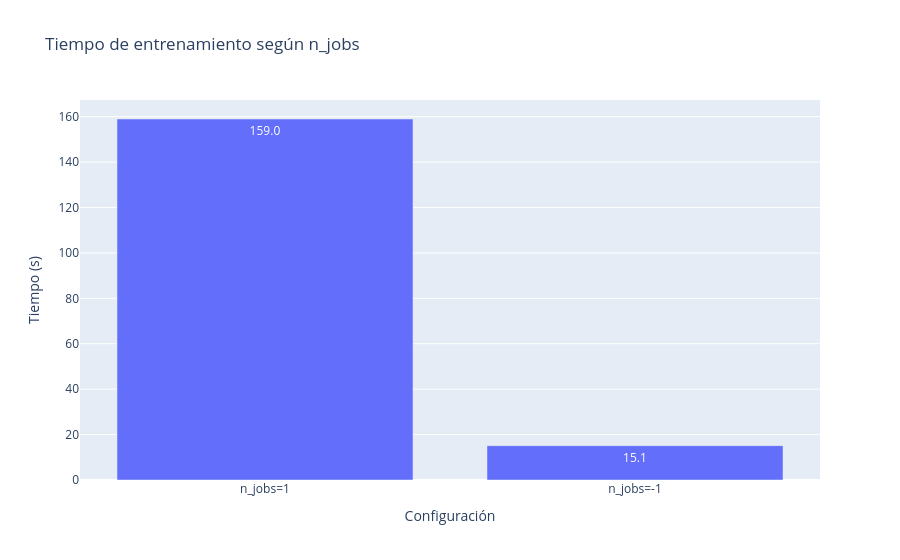
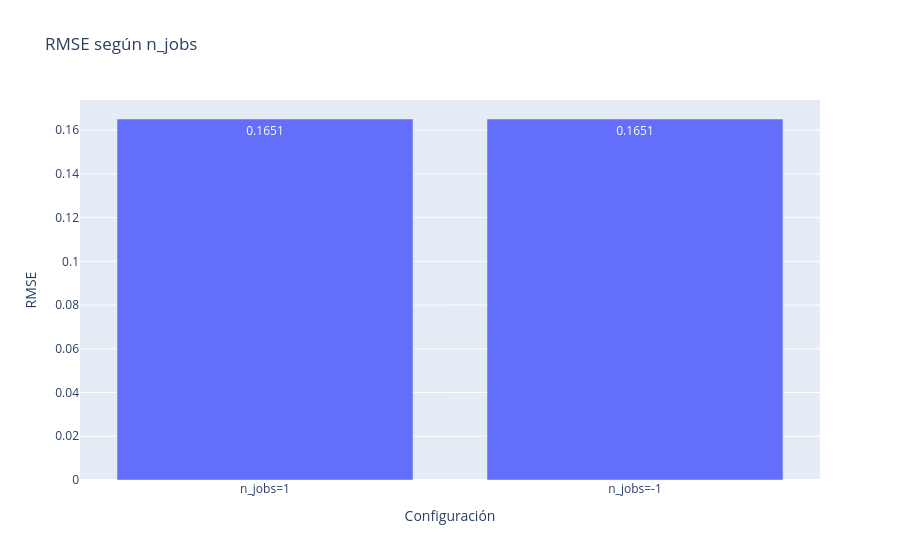

The cell these charts' notebook holds for them, in order:
### Code cell
# Gráficos de tiempos y RMSE
df_perf = pd.DataFrame(
    {
        "configuracion": ["n_jobs=1", "n_jobs=-1"],
        "tiempo_s": [time_1job, time_all_jobs],
        "rmse": [rmse_1, rmse_all],
    }
)

px.bar(
    df_perf,
    x="configuracion",
    y="tiempo_s",
    title="Tiempo de entrenamiento según n_jobs",
    labels={"tiempo_s": "Tiempo (s)", "configuracion": "Configuración"},
    text_auto=".1f",
).show()

px.bar(
    df_perf,
    x="configuracion",
    y="rmse",
    title="RMSE según n_jobs",
    labels={"rmse": "RMSE", "configuracion": "Configuración"},
    text_auto=".4f",
).show()

### Figure 1 — Plotly figure (JSON) as saved in the notebook; plotly's stock layout.template omitted (floating-point values rounded to 4 significant figures)
{"data": [{"hovertemplate": "Configuración=%{x}<br>Tiempo (s)=%{y}<extra></extra>", "legendgroup": "", "marker": {"color": "#636efa", "pattern": {"shape": ""}}, "name": "", "orientation": "v", "showlegend": false, "textposition": "auto", "texttemplate": "%{y:.1f}", "type": "bar", "x": ["n_jobs=1", "n_jobs=-1"], "xaxis": "x", "y": [159.0, 15.14], "yaxis": "y"}], "layout": {"barmode": "relative", "legend": {"tracegroupgap": 0}, "title": {"text": "Tiempo de entrenamiento según n_jobs"}, "xaxis": {"anchor": "y", "domain": [0, 1], "title": {"text": "Configuración"}}, "yaxis": {"anchor": "x", "domain": [0, 1], "title": {"text": "Tiempo (s)"}}}}

### Figure 2 — Plotly figure (JSON) as saved in the notebook; plotly's stock layout.template omitted (floating-point values rounded to 4 significant figures)
{"data": [{"hovertemplate": "Configuración=%{x}<br>RMSE=%{y}<extra></extra>", "legendgroup": "", "marker": {"color": "#636efa", "pattern": {"shape": ""}}, "name": "", "orientation": "v", "showlegend": false, "textposition": "auto", "texttemplate": "%{y:.4f}", "type": "bar", "x": ["n_jobs=1", "n_jobs=-1"], "xaxis": "x", "y": [0.1651, 0.1651], "yaxis": "y"}], "layout": {"barmode": "relative", "legend": {"tracegroupgap": 0}, "title": {"text": "RMSE según n_jobs"}, "xaxis": {"anchor": "y", "domain": [0, 1], "title": {"text": "Configuración"}}, "yaxis": {"anchor": "x", "domain": [0, 1], "title": {"text": "RMSE"}}}}
